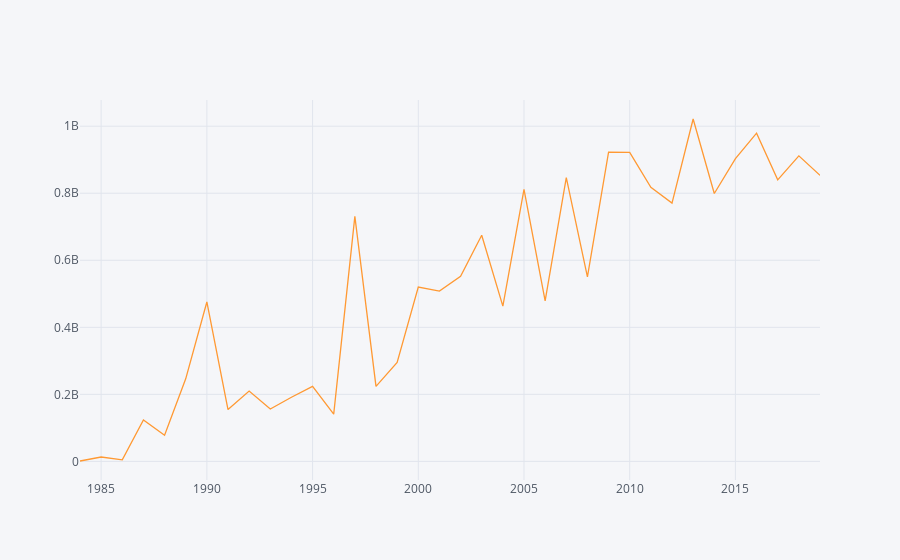

The cell this chart's notebook holds for it:
### Code cell
#Sum Amount of Awards by Year

IT.groupby('Year').sum()["Award_Amount_$"][:-1].iplot()

### Figure 1 — Plotly figure (JSON) as saved in the notebook; plotly's stock layout.template omitted (floating-point values rounded to 4 significant figures)
{"data": [{"line": {"color": "rgba(255, 153, 51, 1.0)", "dash": "solid", "shape": "linear", "width": 1.3}, "mode": "lines", "name": "Award_Amount_$", "text": "", "type": "scatter", "uid": "1c38c650-5865-44bf-bda6-78ac710ce8bb", "x": [1984, 1985, 1986, 1987, 1988, 1989, 1990, 1991, 1992, 1993, 1994, 1995, 1996, 1997, 1998, 1999, 2000, 2001, 2002, 2003, 2004, 2005, 2006, 2007, 2008, 2009, 2010, 2011, 2012, 2013, 2014, 2015, 2016, 2017, 2018, 2019], "y": [1193763, 13125415, 4436109, 123770653, 77805506, 246304838, 475581801, 154513073, 210005312, 156223639, 191267936, 223588135, 141227186, 730771121, 223632422, 295065089, 519915796, 508055183, 552453989, 674681430, 463382958, 811685014, 478747587, 846382894, 550212455, 922849873, 922017670, 817503703, 770568611, 1021469237, 799258708, 902994735, 979342244, 839928967, 911477565, 853267690]}], "layout": {"legend": {"bgcolor": "#F5F6F9", "font": {"color": "#4D5663"}}, "paper_bgcolor": "#F5F6F9", "plot_bgcolor": "#F5F6F9", "title": {"font": {"color": "#4D5663"}}, "xaxis": {"gridcolor": "#E1E5ED", "showgrid": true, "tickfont": {"color": "#4D5663"}, "title": {"font": {"color": "#4D5663"}, "text": ""}, "zerolinecolor": "#E1E5ED"}, "yaxis": {"gridcolor": "#E1E5ED", "showgrid": true, "tickfont": {"color": "#4D5663"}, "title": {"font": {"color": "#4D5663"}, "text": ""}, "zerolinecolor": "#E1E5ED"}}}
